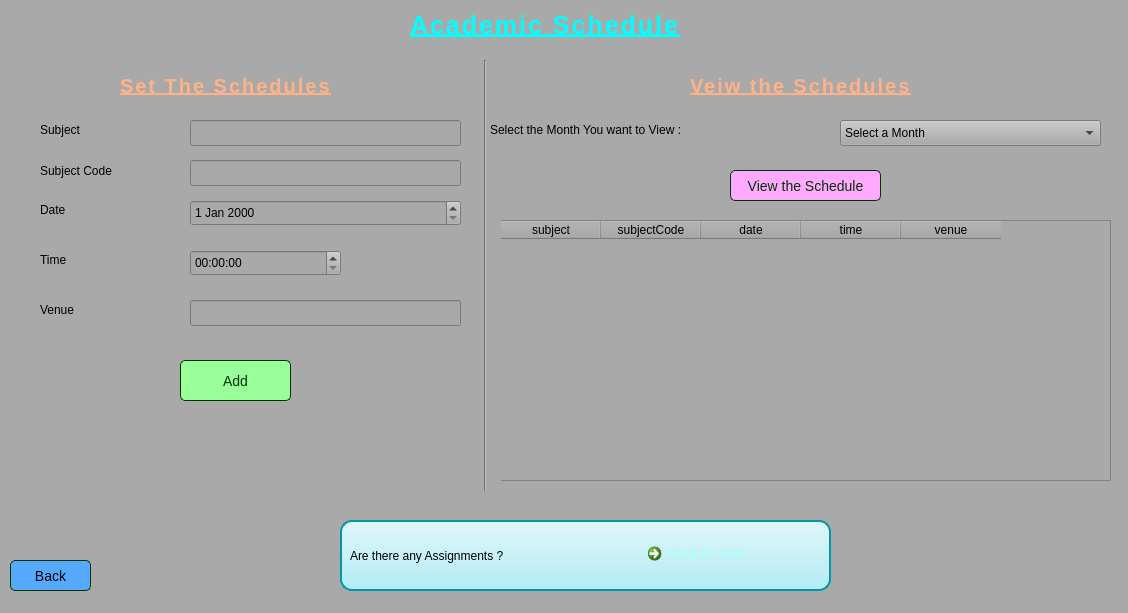
<?xml version="1.0" encoding="UTF-8"?>
<ui version="4.0">
 <class>academic</class>
 <widget class="QMainWindow" name="academic">
  <property name="geometry">
   <rect>
    <x>0</x>
    <y>0</y>
    <width>1128</width>
    <height>613</height>
   </rect>
  </property>
  <property name="windowTitle">
   <string>AcademicWindow</string>
  </property>
  <property name="styleSheet">
   <string notr="true">background-color: #aaa9a9;</string>
  </property>
  <widget class="QWidget" name="centralwidget">
   <widget class="QPushButton" name="academicBack">
    <property name="geometry">
     <rect>
      <x>10</x>
      <y>560</y>
      <width>81</width>
      <height>31</height>
     </rect>
    </property>
    <property name="styleSheet">
     <string notr="true">QPushButton {
	font: 700 italic 9pt &quot;Arial&quot;;
    background-color: #55aaff;
    border: 1px solid #003300;
    border-radius: 5px;
    padding: 5px;
    font-size: 14px;
    color: #000000;
}
QPushButton:hover {
    background-color: #aaffff;
}
</string>
    </property>
    <property name="text">
     <string>Back</string>
    </property>
   </widget>
   <widget class="QLabel" name="label_3">
    <property name="geometry">
     <rect>
      <x>40</x>
      <y>160</y>
      <width>131</width>
      <height>21</height>
     </rect>
    </property>
    <property name="styleSheet">
     <string notr="true">font: 700 12pt &quot;Arial&quot;;</string>
    </property>
    <property name="text">
     <string>Subject Code</string>
    </property>
   </widget>
   <widget class="QLineEdit" name="subjectlineEdit">
    <property name="geometry">
     <rect>
      <x>190</x>
      <y>120</y>
      <width>271</width>
      <height>26</height>
     </rect>
    </property>
   </widget>
   <widget class="QLabel" name="label_4">
    <property name="geometry">
     <rect>
      <x>40</x>
      <y>200</y>
      <width>111</width>
      <height>20</height>
     </rect>
    </property>
    <property name="styleSheet">
     <string notr="true">font: 700 12pt &quot;Arial&quot;;</string>
    </property>
    <property name="text">
     <string>Date</string>
    </property>
   </widget>
   <widget class="QLabel" name="label_2">
    <property name="geometry">
     <rect>
      <x>40</x>
      <y>120</y>
      <width>111</width>
      <height>20</height>
     </rect>
    </property>
    <property name="styleSheet">
     <string notr="true">font: 700 12pt &quot;Arial&quot;;</string>
    </property>
    <property name="text">
     <string>Subject</string>
    </property>
   </widget>
   <widget class="QLineEdit" name="subjectCodelineEdit">
    <property name="geometry">
     <rect>
      <x>190</x>
      <y>160</y>
      <width>271</width>
      <height>26</height>
     </rect>
    </property>
   </widget>
   <widget class="QLabel" name="label">
    <property name="geometry">
     <rect>
      <x>410</x>
      <y>0</y>
      <width>281</width>
      <height>51</height>
     </rect>
    </property>
    <property name="styleSheet">
     <string notr="true">QLabel {
    color: #00ffff;             
	text-decoration: underline;
	font: 700 italic 9pt &quot;Arial&quot;;
    font-size: 25px;                
    font-weight: bold;        
    letter-spacing: 2px;          
    text-align: center;              
    background-color: transparent;    

}
</string>
    </property>
    <property name="text">
     <string>Academic Schedule</string>
    </property>
   </widget>
   <widget class="QDateEdit" name="AcademicdateEdit">
    <property name="geometry">
     <rect>
      <x>190</x>
      <y>200</y>
      <width>271</width>
      <height>26</height>
     </rect>
    </property>
   </widget>
   <widget class="QPushButton" name="AcademicAdd">
    <property name="geometry">
     <rect>
      <x>180</x>
      <y>360</y>
      <width>111</width>
      <height>41</height>
     </rect>
    </property>
    <property name="styleSheet">
     <string notr="true">QPushButton {
	font: 700 italic 9pt &quot;Arial&quot;;
    background-color: #99ff99;
    border: 1px solid #003300;
    border-radius: 5px;
    padding: 5px;
    font-size: 14px;
    color: #003300;
}
QPushButton:hover {
    background-color: #66cc66;
}
</string>
    </property>
    <property name="text">
     <string>Add</string>
    </property>
   </widget>
   <widget class="QTableWidget" name="tableWidget">
    <property name="geometry">
     <rect>
      <x>500</x>
      <y>220</y>
      <width>611</width>
      <height>261</height>
     </rect>
    </property>
    <column>
     <property name="text">
      <string>subject</string>
     </property>
    </column>
    <column>
     <property name="text">
      <string>subjectCode</string>
     </property>
    </column>
    <column>
     <property name="text">
      <string>date</string>
     </property>
    </column>
    <column>
     <property name="text">
      <string>time</string>
     </property>
    </column>
    <column>
     <property name="text">
      <string>venue</string>
     </property>
    </column>
   </widget>
   <widget class="QPushButton" name="viewScheduleButton">
    <property name="geometry">
     <rect>
      <x>730</x>
      <y>170</y>
      <width>151</width>
      <height>31</height>
     </rect>
    </property>
    <property name="styleSheet">
     <string notr="true">QPushButton {
	font: 700 italic 9pt &quot;Arial&quot;;
    background-color: #ffaaff;
    border: 1px solid #003300;
    border-radius: 5px;
    padding: 5px;
    font-size: 14px;
    color: #003300;
}
QPushButton:hover {
    background-color: #66cc66;
}
</string>
    </property>
    <property name="text">
     <string>View the Schedule</string>
    </property>
   </widget>
   <widget class="QLabel" name="label_6">
    <property name="geometry">
     <rect>
      <x>40</x>
      <y>250</y>
      <width>111</width>
      <height>20</height>
     </rect>
    </property>
    <property name="styleSheet">
     <string notr="true">font: 700 12pt &quot;Arial&quot;;</string>
    </property>
    <property name="text">
     <string>Time</string>
    </property>
   </widget>
   <widget class="QTimeEdit" name="timeEdit">
    <property name="geometry">
     <rect>
      <x>190</x>
      <y>250</y>
      <width>151</width>
      <height>26</height>
     </rect>
    </property>
   </widget>
   <widget class="QLabel" name="label_7">
    <property name="geometry">
     <rect>
      <x>40</x>
      <y>300</y>
      <width>111</width>
      <height>20</height>
     </rect>
    </property>
    <property name="styleSheet">
     <string notr="true">font: 700 12pt &quot;Arial&quot;;</string>
    </property>
    <property name="text">
     <string>Venue</string>
    </property>
   </widget>
   <widget class="QLineEdit" name="venueLineEdit">
    <property name="geometry">
     <rect>
      <x>190</x>
      <y>300</y>
      <width>271</width>
      <height>26</height>
     </rect>
    </property>
   </widget>
   <widget class="Line" name="line">
    <property name="geometry">
     <rect>
      <x>470</x>
      <y>60</y>
      <width>31</width>
      <height>431</height>
     </rect>
    </property>
    <property name="orientation">
     <enum>Qt::Orientation::Vertical</enum>
    </property>
   </widget>
   <widget class="QLabel" name="label_8">
    <property name="geometry">
     <rect>
      <x>490</x>
      <y>120</y>
      <width>361</width>
      <height>20</height>
     </rect>
    </property>
    <property name="styleSheet">
     <string notr="true">font: 700 12pt &quot;Arial&quot;;</string>
    </property>
    <property name="text">
     <string>Select the Month You want to View :</string>
    </property>
   </widget>
   <widget class="QComboBox" name="monthComboBox">
    <property name="geometry">
     <rect>
      <x>840</x>
      <y>120</y>
      <width>261</width>
      <height>26</height>
     </rect>
    </property>
    <item>
     <property name="text">
      <string>Select a Month</string>
     </property>
    </item>
    <item>
     <property name="text">
      <string>January</string>
     </property>
    </item>
    <item>
     <property name="text">
      <string>February</string>
     </property>
    </item>
    <item>
     <property name="text">
      <string>March</string>
     </property>
    </item>
    <item>
     <property name="text">
      <string>April</string>
     </property>
    </item>
    <item>
     <property name="text">
      <string>May</string>
     </property>
    </item>
    <item>
     <property name="text">
      <string>June</string>
     </property>
    </item>
    <item>
     <property name="text">
      <string>July</string>
     </property>
    </item>
    <item>
     <property name="text">
      <string>August</string>
     </property>
    </item>
    <item>
     <property name="text">
      <string>September</string>
     </property>
    </item>
    <item>
     <property name="text">
      <string>October</string>
     </property>
    </item>
    <item>
     <property name="text">
      <string>November</string>
     </property>
    </item>
    <item>
     <property name="text">
      <string>December</string>
     </property>
    </item>
   </widget>
   <widget class="QLabel" name="label_9">
    <property name="geometry">
     <rect>
      <x>120</x>
      <y>60</y>
      <width>221</width>
      <height>51</height>
     </rect>
    </property>
    <property name="styleSheet">
     <string notr="true">QLabel {
    color: #ffb285;             
	text-decoration: underline;
	font: 700 italic 9pt &quot;Arial&quot;;
    font-size: 20px;                
    font-weight: bold;        
    letter-spacing: 2px;          
    text-align: center;              
    background-color: transparent;    

}
</string>
    </property>
    <property name="text">
     <string>Set The Schedules</string>
    </property>
   </widget>
   <widget class="QLabel" name="label_10">
    <property name="geometry">
     <rect>
      <x>690</x>
      <y>60</y>
      <width>221</width>
      <height>51</height>
     </rect>
    </property>
    <property name="styleSheet">
     <string notr="true">QLabel {
    color: #ffb285;             
	text-decoration: underline;
	font: 700 italic 9pt &quot;Arial&quot;;
    font-size: 20px;                
    font-weight: bold;        
    letter-spacing: 2px;          
    text-align: center;              
    background-color: transparent;    

}
</string>
    </property>
    <property name="text">
     <string>Veiw the Schedules</string>
    </property>
   </widget>
   <widget class="QGroupBox" name="groupBox">
    <property name="geometry">
     <rect>
      <x>340</x>
      <y>520</y>
      <width>491</width>
      <height>71</height>
     </rect>
    </property>
    <property name="styleSheet">
     <string notr="true">QGroupBox {
        background-color: qlineargradient(x1:0, y1:0, x2:0, y2:1, stop:0 #E0F7FA, stop:1 #B2EBF2);
        border: 2px solid #0097A7;
        border-radius: 12px;
        padding: 10px;
        font: 14px &quot;Verdana&quot;;
        color: #004D40;
        box-shadow: 5px 5px 5px #999999;
    }
    QGroupBox::title {
        font-size: 15px;
        color: #FFFFFF;
        background-color: #0097A7;
        padding: 5px;
        border-radius: 7px;
        text-align: center;
    }</string>
    </property>
    <property name="title">
     <string/>
    </property>
    <widget class="QLabel" name="label_5">
     <property name="geometry">
      <rect>
       <x>10</x>
       <y>20</y>
       <width>291</width>
       <height>31</height>
      </rect>
     </property>
     <property name="styleSheet">
      <string notr="true">font: 700 12pt &quot;Helvetica Neue&quot;, sans-serif;
background-color: transparent;
</string>
     </property>
     <property name="text">
      <string>Are there any Assignments ?</string>
     </property>
    </widget>
    <widget class="QCommandLinkButton" name="assAddLink">
     <property name="geometry">
      <rect>
       <x>300</x>
       <y>16</y>
       <width>171</width>
       <height>41</height>
      </rect>
     </property>
     <property name="styleSheet">
      <string notr="true">QCommandLinkButton {
    font: 700 12pt &quot;Helvetica Neue&quot;, sans-serif; /* Custom font with bold weight */
    color: #aaffff; /* Text color */
    background-color: transparent; /* Transparent background */
    border: none; /* Removes any default border */
    padding: 5px; /* Adds padding for better visual spacing */
}

QCommandLinkButton:hover {
    color: #0000ff; /* Change text color on hover */
    background-color: rgba(255, 255, 255, 0.1); /* Subtle hover effect */
}

QCommandLinkButton:pressed {
    color: #ff00ff; /* Slightly dimmed color when pressed */
    background-color: #a6d4ff; /* Adjusted background when pressed */
}
</string>
     </property>
     <property name="text">
      <string>Click for Add</string>
     </property>
    </widget>
   </widget>
   <zorder>groupBox</zorder>
   <zorder>academicBack</zorder>
   <zorder>label_3</zorder>
   <zorder>subjectlineEdit</zorder>
   <zorder>label_4</zorder>
   <zorder>label_2</zorder>
   <zorder>subjectCodelineEdit</zorder>
   <zorder>label</zorder>
   <zorder>AcademicdateEdit</zorder>
   <zorder>AcademicAdd</zorder>
   <zorder>tableWidget</zorder>
   <zorder>viewScheduleButton</zorder>
   <zorder>label_6</zorder>
   <zorder>timeEdit</zorder>
   <zorder>label_7</zorder>
   <zorder>venueLineEdit</zorder>
   <zorder>line</zorder>
   <zorder>label_8</zorder>
   <zorder>monthComboBox</zorder>
   <zorder>label_9</zorder>
   <zorder>label_10</zorder>
  </widget>
 </widget>
 <resources/>
 <connections/>
</ui>
